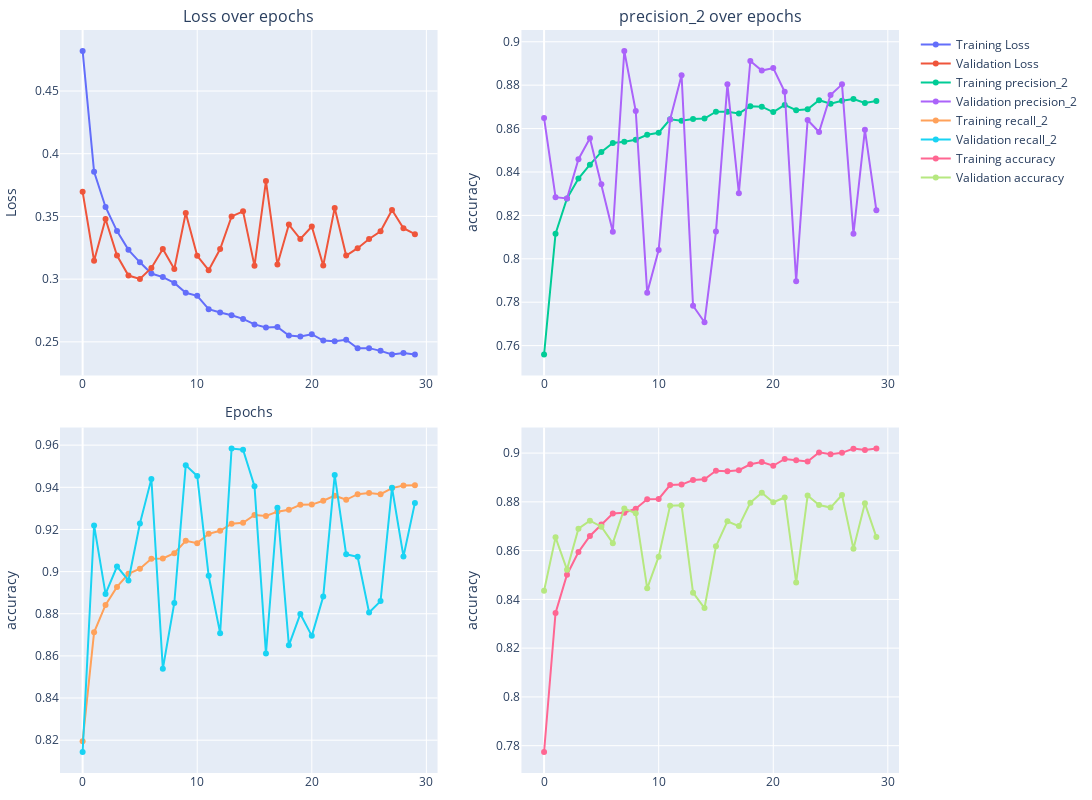

The cell this chart's notebook holds for it:
### Code cell
hist = history.history

n = 5
train_col = cols[2]
val_col = f'val_{train_col}'

fig = make_subplots(rows=2, cols=2, subplot_titles=("Loss over epochs", f"{train_col} over epochs"), vertical_spacing=0.07)

# Loss
fig.add_trace( go.Scatter(x=list(range(len(hist['loss']))), y=hist['loss'], mode='lines+markers', name='Training Loss'), row=1, col=1 )
fig.add_trace( go.Scatter(x=list(range(len(hist['val_loss']))), y=hist['val_loss'], mode='lines+markers', name='Validation Loss'), row=1, col=1 )

# 
fig.add_trace(  go.Scatter(x=list(range(len(hist[train_col]))), y=hist[train_col],  mode='lines+markers', name=f'Training {train_col}'),  row=1, col=2 )
fig.add_trace( go.Scatter(x=list(range(len(hist[val_col]))), y=hist[val_col], mode='lines+markers', name=f'Validation {train_col}'), row=1, col=2)

#
train_col = cols[3]
val_col = f'val_{train_col}'
fig.add_trace(  go.Scatter(x=list(range(len(hist[train_col]))), y=hist[train_col],  mode='lines+markers', name=f'Training {train_col}'),  row=2, col=1 )
fig.add_trace( go.Scatter(x=list(range(len(hist[val_col]))), y=hist[val_col], mode='lines+markers', name=f'Validation {train_col}'), row=2, col=1)

train_col = 'accuracy'
val_col = f'val_{train_col}'
fig.add_trace(  go.Scatter(x=list(range(len(hist[train_col]))), y=hist[train_col],  mode='lines+markers', name=f'Training {train_col}'),  row=2, col=2 )
fig.add_trace( go.Scatter(x=list(range(len(hist[val_col]))), y=hist[val_col], mode='lines+markers', name=f'Validation {train_col}'), row=2, col=2)


fig.update_xaxes(title_text="Epochs", row=1, col=1)
fig.update_yaxes(title_text="Loss", row=1, col=1)
fig.update_yaxes(title_text=f"{train_col}", row=1, col=2)
fig.update_yaxes(title_text=f"{train_col}", row=2, col=1)
fig.update_yaxes(title_text=f"{train_col}", row=2, col=2)

fig.update_layout(
    # title_text="Training and validation metrics over epochs",
    showlegend=True,
    margin=dict(l=10, r=10, b=10, t=30),
    width=1400, height=800
)

for annotation in fig['layout']['annotations']:
    annotation['y'] = annotation['y'] + 0.002

fig

### Figure 1 — Plotly figure (JSON) as saved in the notebook; plotly's stock layout.template omitted (floating-point values rounded to 4 significant figures)
{"data": [{"mode": "lines+markers", "name": "Training Loss", "type": "scatter", "x": [0, 1, 2, 3, 4, 5, 6, 7, 8, 9, 10, 11, 12, 13, 14, 15, 16, 17, 18, 19, 20, 21, 22, 23, 24, 25, 26, 27, 28, 29], "xaxis": "x", "y": [0.4819, 0.3856, 0.3575, 0.3383, 0.3234, 0.3134, 0.3045, 0.3016, 0.297, 0.2892, 0.2867, 0.276, 0.2734, 0.2712, 0.2683, 0.2639, 0.2615, 0.2619, 0.255, 0.2543, 0.2561, 0.251, 0.2505, 0.2517, 0.2449, 0.245, 0.2428, 0.2399, 0.2411, 0.24], "yaxis": "y"}, {"mode": "lines+markers", "name": "Validation Loss", "type": "scatter", "x": [0, 1, 2, 3, 4, 5, 6, 7, 8, 9, 10, 11, 12, 13, 14, 15, 16, 17, 18, 19, 20, 21, 22, 23, 24, 25, 26, 27, 28, 29], "xaxis": "x", "y": [0.3696, 0.3146, 0.3479, 0.3188, 0.3029, 0.3002, 0.3089, 0.324, 0.3081, 0.3527, 0.3186, 0.3071, 0.324, 0.35, 0.3541, 0.3106, 0.3782, 0.3116, 0.3435, 0.332, 0.3419, 0.3109, 0.3568, 0.3188, 0.3247, 0.332, 0.3382, 0.3551, 0.3406, 0.3359], "yaxis": "y"}, {"mode": "lines+markers", "name": "Training precision_2", "type": "scatter", "x": [0, 1, 2, 3, 4, 5, 6, 7, 8, 9, 10, 11, 12, 13, 14, 15, 16, 17, 18, 19, 20, 21, 22, 23, 24, 25, 26, 27, 28, 29], "xaxis": "x2", "y": [0.7559, 0.8116, 0.8278, 0.837, 0.8434, 0.8493, 0.8533, 0.8539, 0.8548, 0.8572, 0.8581, 0.8643, 0.8636, 0.8644, 0.8646, 0.8677, 0.8677, 0.867, 0.8703, 0.8701, 0.8676, 0.8709, 0.8684, 0.8688, 0.8731, 0.8714, 0.8728, 0.8736, 0.8718, 0.8727], "yaxis": "y2"}, {"mode": "lines+markers", "name": "Validation precision_2", "type": "scatter", "x": [0, 1, 2, 3, 4, 5, 6, 7, 8, 9, 10, 11, 12, 13, 14, 15, 16, 17, 18, 19, 20, 21, 22, 23, 24, 25, 26, 27, 28, 29], "xaxis": "x2", "y": [0.8648, 0.8284, 0.8278, 0.8459, 0.8556, 0.8344, 0.8125, 0.8957, 0.8681, 0.7843, 0.804, 0.8642, 0.8846, 0.7784, 0.7707, 0.8125, 0.8804, 0.8303, 0.8911, 0.8867, 0.8879, 0.877, 0.7897, 0.864, 0.8584, 0.8754, 0.8804, 0.8115, 0.8594, 0.8223], "yaxis": "y2"}, {"mode": "lines+markers", "name": "Training recall_2", "type": "scatter", "x": [0, 1, 2, 3, 4, 5, 6, 7, 8, 9, 10, 11, 12, 13, 14, 15, 16, 17, 18, 19, 20, 21, 22, 23, 24, 25, 26, 27, 28, 29], "xaxis": "x3", "y": [0.8194, 0.8712, 0.8842, 0.8927, 0.899, 0.9014, 0.9061, 0.9062, 0.9087, 0.9146, 0.9135, 0.9179, 0.9193, 0.9228, 0.9232, 0.9269, 0.9264, 0.9284, 0.9293, 0.9317, 0.9318, 0.9336, 0.936, 0.9341, 0.9368, 0.9373, 0.9367, 0.9396, 0.9409, 0.941], "yaxis": "y3"}, {"mode": "lines+markers", "name": "Validation recall_2", "type": "scatter", "x": [0, 1, 2, 3, 4, 5, 6, 7, 8, 9, 10, 11, 12, 13, 14, 15, 16, 17, 18, 19, 20, 21, 22, 23, 24, 25, 26, 27, 28, 29], "xaxis": "x3", "y": [0.8144, 0.9219, 0.8894, 0.9024, 0.8958, 0.9228, 0.944, 0.8539, 0.8851, 0.9505, 0.9454, 0.898, 0.8708, 0.9584, 0.9578, 0.9405, 0.8611, 0.9303, 0.865, 0.8799, 0.8695, 0.8882, 0.9458, 0.9082, 0.907, 0.8806, 0.886, 0.9398, 0.9072, 0.9326], "yaxis": "y3"}, {"mode": "lines+markers", "name": "Training accuracy", "type": "scatter", "x": [0, 1, 2, 3, 4, 5, 6, 7, 8, 9, 10, 11, 12, 13, 14, 15, 16, 17, 18, 19, 20, 21, 22, 23, 24, 25, 26, 27, 28, 29], "xaxis": "x4", "y": [0.7774, 0.8345, 0.8501, 0.8594, 0.866, 0.8707, 0.8752, 0.8756, 0.8772, 0.8811, 0.8812, 0.8869, 0.8871, 0.889, 0.8893, 0.8928, 0.8926, 0.893, 0.8954, 0.8963, 0.8948, 0.8976, 0.8971, 0.8965, 0.9003, 0.8995, 0.9001, 0.9018, 0.9013, 0.9019], "yaxis": "y4"}, {"mode": "lines+markers", "name": "Validation accuracy", "type": "scatter", "x": [0, 1, 2, 3, 4, 5, 6, 7, 8, 9, 10, 11, 12, 13, 14, 15, 16, 17, 18, 19, 20, 21, 22, 23, 24, 25, 26, 27, 28, 29], "xaxis": "x4", "y": [0.8436, 0.8655, 0.8522, 0.869, 0.8723, 0.8698, 0.863, 0.8773, 0.8753, 0.8446, 0.8575, 0.8784, 0.8786, 0.8428, 0.8364, 0.8618, 0.872, 0.8701, 0.8796, 0.8838, 0.8798, 0.8818, 0.8469, 0.8826, 0.8787, 0.8777, 0.8828, 0.8608, 0.8794, 0.8655], "yaxis": "y4"}], "layout": {"annotations": [{"font": {"size": 16}, "showarrow": false, "text": "Loss over epochs", "x": 0.225, "xanchor": "center", "xref": "paper", "y": 1.002, "yanchor": "bottom", "yref": "paper"}, {"font": {"size": 16}, "showarrow": false, "text": "precision_2 over epochs", "x": 0.775, "xanchor": "center", "xref": "paper", "y": 1.002, "yanchor": "bottom", "yref": "paper"}], "height": 800, "margin": {"b": 10, "l": 10, "r": 10, "t": 30}, "showlegend": true, "width": 1400, "xaxis": {"anchor": "y", "domain": [0, 0.45], "title": {"text": "Epochs"}}, "xaxis2": {"anchor": "y2", "domain": [0.55, 1]}, "xaxis3": {"anchor": "y3", "domain": [0, 0.45]}, "xaxis4": {"anchor": "y4", "domain": [0.55, 1]}, "yaxis": {"anchor": "x", "domain": [0.535, 1.0], "title": {"text": "Loss"}}, "yaxis2": {"anchor": "x2", "domain": [0.535, 1.0], "title": {"text": "accuracy"}}, "yaxis3": {"anchor": "x3", "domain": [0, 0.465], "title": {"text": "accuracy"}}, "yaxis4": {"anchor": "x4", "domain": [0, 0.465], "title": {"text": "accuracy"}}}}
